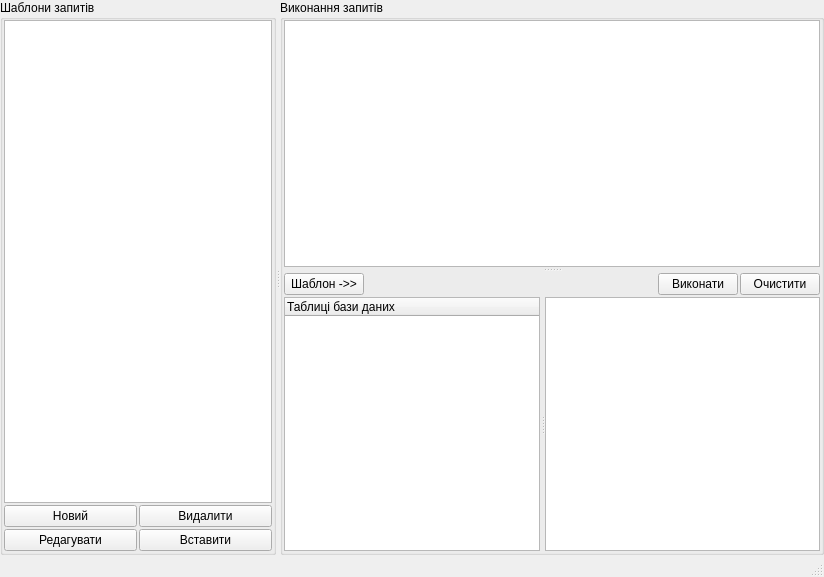
<?xml version="1.0" encoding="UTF-8"?>
<ui version="4.0">
 <class>MainWindow</class>
 <widget class="QMainWindow" name="MainWindow">
  <property name="geometry">
   <rect>
    <x>0</x>
    <y>0</y>
    <width>824</width>
    <height>577</height>
   </rect>
  </property>
  <property name="windowTitle">
   <string>SQL запити</string>
  </property>
  <property name="windowIcon">
   <iconset resource="../../tkeAbonent/tke/tke_rc">
    <normaloff>:/pictures/pictures/cube.png</normaloff>:/pictures/pictures/cube.png</iconset>
  </property>
  <widget class="QWidget" name="centralwidget">
   <layout class="QVBoxLayout" name="verticalLayout_4">
    <property name="spacing">
     <number>0</number>
    </property>
    <property name="margin">
     <number>0</number>
    </property>
    <item>
     <widget class="QSplitter" name="splitter_4">
      <property name="orientation">
       <enum>Qt::Horizontal</enum>
      </property>
      <widget class="QGroupBox" name="groupBox_shablony">
       <property name="title">
        <string>Шаблони запитів</string>
       </property>
       <layout class="QVBoxLayout" name="verticalLayout_2">
        <property name="spacing">
         <number>1</number>
        </property>
        <property name="leftMargin">
         <number>1</number>
        </property>
        <property name="topMargin">
         <number>0</number>
        </property>
        <property name="rightMargin">
         <number>1</number>
        </property>
        <property name="bottomMargin">
         <number>1</number>
        </property>
        <item>
         <layout class="QVBoxLayout" name="verticalLayout">
          <property name="spacing">
           <number>2</number>
          </property>
          <item>
           <widget class="QTableView" name="SqlTemplateTableView">
            <property name="contextMenuPolicy">
             <enum>Qt::CustomContextMenu</enum>
            </property>
            <property name="toolTip">
             <string>Дана таблиця містить список шаблонів введені користувачем</string>
            </property>
            <property name="statusTip">
             <string>Дана таблиця містить список шаблонів введені користувачем</string>
            </property>
            <property name="selectionBehavior">
             <enum>QAbstractItemView::SelectRows</enum>
            </property>
           </widget>
          </item>
          <item>
           <layout class="QGridLayout" name="_2">
            <property name="margin">
             <number>0</number>
            </property>
            <property name="spacing">
             <number>2</number>
            </property>
            <item row="0" column="1">
             <widget class="QPushButton" name="removePushButton">
              <property name="text">
               <string>Видалити</string>
              </property>
              <property name="icon">
               <iconset resource="../../tkeAbonent/tke/tke_rc">
                <normaloff>:/pictures/pictures/button_cancel.png</normaloff>:/pictures/pictures/button_cancel.png</iconset>
              </property>
              <property name="iconSize">
               <size>
                <width>12</width>
                <height>12</height>
               </size>
              </property>
             </widget>
            </item>
            <item row="1" column="1">
             <widget class="QPushButton" name="insertPushButton">
              <property name="text">
               <string>Вставити</string>
              </property>
              <property name="icon">
               <iconset resource="../../tkeAbonent/tke/tke_rc">
                <normaloff>:/pictures/pictures/ark.png</normaloff>:/pictures/pictures/ark.png</iconset>
              </property>
              <property name="iconSize">
               <size>
                <width>12</width>
                <height>12</height>
               </size>
              </property>
             </widget>
            </item>
            <item row="0" column="0">
             <widget class="QPushButton" name="NewPushButton">
              <property name="text">
               <string>Новий</string>
              </property>
              <property name="icon">
               <iconset resource="../../tkeAbonent/tke/tke_rc">
                <normaloff>:/pictures/pictures/media-record.png</normaloff>:/pictures/pictures/media-record.png</iconset>
              </property>
              <property name="iconSize">
               <size>
                <width>12</width>
                <height>12</height>
               </size>
              </property>
             </widget>
            </item>
            <item row="1" column="0">
             <widget class="QPushButton" name="editPushButton">
              <property name="text">
               <string>Редагувати</string>
              </property>
              <property name="icon">
               <iconset resource="../../tkeAbonent/tke/tke_rc">
                <normaloff>:/pictures/pictures/editors_section.png</normaloff>:/pictures/pictures/editors_section.png</iconset>
              </property>
              <property name="iconSize">
               <size>
                <width>12</width>
                <height>12</height>
               </size>
              </property>
             </widget>
            </item>
           </layout>
          </item>
         </layout>
        </item>
       </layout>
      </widget>
      <widget class="QGroupBox" name="groupBox_querys">
       <property name="title">
        <string>Виконання запитів</string>
       </property>
       <layout class="QVBoxLayout" name="verticalLayout_3">
        <property name="spacing">
         <number>1</number>
        </property>
        <property name="leftMargin">
         <number>1</number>
        </property>
        <property name="topMargin">
         <number>0</number>
        </property>
        <property name="rightMargin">
         <number>1</number>
        </property>
        <property name="bottomMargin">
         <number>1</number>
        </property>
        <item>
         <widget class="QSplitter" name="splitter_3">
          <property name="orientation">
           <enum>Qt::Horizontal</enum>
          </property>
          <property name="handleWidth">
           <number>6</number>
          </property>
          <widget class="QSplitter" name="splitter_2">
           <property name="frameShape">
            <enum>QFrame::NoFrame</enum>
           </property>
           <property name="frameShadow">
            <enum>QFrame::Raised</enum>
           </property>
           <property name="lineWidth">
            <number>1</number>
           </property>
           <property name="midLineWidth">
            <number>0</number>
           </property>
           <property name="orientation">
            <enum>Qt::Vertical</enum>
           </property>
           <property name="handleWidth">
            <number>6</number>
           </property>
           <property name="childrenCollapsible">
            <bool>false</bool>
           </property>
           <widget class="QTextEdit" name="textEdit">
            <property name="sizePolicy">
             <sizepolicy hsizetype="Expanding" vsizetype="Minimum">
              <horstretch>0</horstretch>
              <verstretch>0</verstretch>
             </sizepolicy>
            </property>
            <property name="sizeIncrement">
             <size>
              <width>0</width>
              <height>0</height>
             </size>
            </property>
            <property name="baseSize">
             <size>
              <width>0</width>
              <height>0</height>
             </size>
            </property>
            <property name="toolTip">
             <string>Поле для введення SQL-запитів</string>
            </property>
            <property name="statusTip">
             <string>Поле для введення SQL-запитів</string>
            </property>
           </widget>
           <widget class="QWidget" name="layoutWidget">
            <layout class="QVBoxLayout">
             <property name="spacing">
              <number>2</number>
             </property>
             <property name="margin">
              <number>0</number>
             </property>
             <item>
              <layout class="QHBoxLayout">
               <property name="spacing">
                <number>2</number>
               </property>
               <property name="margin">
                <number>0</number>
               </property>
               <item>
                <widget class="QPushButton" name="templatePushButton">
                 <property name="text">
                  <string>Шаблон -&gt;&gt;</string>
                 </property>
                 <property name="icon">
                  <iconset resource="../../tkeAbonent/tke/tke_rc">
                   <normaloff>:/pictures/pictures/emblem-documents.png</normaloff>:/pictures/pictures/emblem-documents.png</iconset>
                 </property>
                 <property name="iconSize">
                  <size>
                   <width>12</width>
                   <height>12</height>
                  </size>
                 </property>
                </widget>
               </item>
               <item>
                <spacer>
                 <property name="orientation">
                  <enum>Qt::Horizontal</enum>
                 </property>
                 <property name="sizeHint" stdset="0">
                  <size>
                   <width>40</width>
                   <height>20</height>
                  </size>
                 </property>
                </spacer>
               </item>
               <item>
                <widget class="QPushButton" name="runPushButton">
                 <property name="text">
                  <string>Виконати</string>
                 </property>
                 <property name="icon">
                  <iconset resource="../../tkeAbonent/tke/tke_rc">
                   <normaloff>:/pictures/pictures/debugger.png</normaloff>:/pictures/pictures/debugger.png</iconset>
                 </property>
                 <property name="iconSize">
                  <size>
                   <width>12</width>
                   <height>12</height>
                  </size>
                 </property>
                </widget>
               </item>
               <item>
                <widget class="QPushButton" name="clearPushButton">
                 <property name="text">
                  <string>Очистити</string>
                 </property>
                 <property name="icon">
                  <iconset resource="../../tkeAbonent/tke/tke_rc">
                   <normaloff>:/pictures/pictures/button_cancel.png</normaloff>:/pictures/pictures/button_cancel.png</iconset>
                 </property>
                 <property name="iconSize">
                  <size>
                   <width>12</width>
                   <height>12</height>
                  </size>
                 </property>
                </widget>
               </item>
              </layout>
             </item>
             <item>
              <widget class="QSplitter" name="splitter">
               <property name="orientation">
                <enum>Qt::Horizontal</enum>
               </property>
               <property name="handleWidth">
                <number>5</number>
               </property>
               <widget class="QTreeWidget" name="treeWidget">
                <property name="sizePolicy">
                 <sizepolicy hsizetype="Expanding" vsizetype="Minimum">
                  <horstretch>0</horstretch>
                  <verstretch>0</verstretch>
                 </sizepolicy>
                </property>
                <property name="sizeIncrement">
                 <size>
                  <width>0</width>
                  <height>0</height>
                 </size>
                </property>
                <property name="toolTip">
                 <string>Відображення всіх таблиць з поточної бази даних, а також типів їхніх стовпців</string>
                </property>
                <property name="statusTip">
                 <string>Відображення всіх таблиць з поточної бази даних, а також типів їхніх стовпців</string>
                </property>
                <column>
                 <property name="text">
                  <string>Таблиці бази даних</string>
                 </property>
                </column>
               </widget>
               <widget class="QTableView" name="tableView">
                <property name="sizePolicy">
                 <sizepolicy hsizetype="Expanding" vsizetype="Expanding">
                  <horstretch>10</horstretch>
                  <verstretch>10</verstretch>
                 </sizepolicy>
                </property>
                <property name="toolTip">
                 <string>Виведення результату SQL-запиту, або вмісту вибраної таблиці</string>
                </property>
                <property name="statusTip">
                 <string>Виведення результату SQL-запиту, або вмісту вибраної таблиці</string>
                </property>
                <property name="selectionMode">
                 <enum>QAbstractItemView::ContiguousSelection</enum>
                </property>
               </widget>
              </widget>
             </item>
            </layout>
           </widget>
          </widget>
         </widget>
        </item>
       </layout>
      </widget>
     </widget>
    </item>
   </layout>
  </widget>
  <widget class="QStatusBar" name="statusBar"/>
  <action name="actionCopy">
   <property name="icon">
    <iconset resource="../../tkeAbonent/tke/tke_rc">
     <normaloff>:/pictures/pictures/kolab-mdk.png</normaloff>:/pictures/pictures/kolab-mdk.png</iconset>
   </property>
   <property name="text">
    <string>Копіювати</string>
   </property>
  </action>
  <action name="actionSelectAll">
   <property name="text">
    <string>Позначити усі</string>
   </property>
  </action>
 </widget>
 <tabstops>
  <tabstop>textEdit</tabstop>
  <tabstop>runPushButton</tabstop>
  <tabstop>clearPushButton</tabstop>
  <tabstop>treeWidget</tabstop>
  <tabstop>tableView</tabstop>
  <tabstop>templatePushButton</tabstop>
 </tabstops>
 <resources>
  <include location="../../tkeAbonent/tke/tke_rc"/>
  <include location="../../tkeAbonent/tke/tke_rc"/>
 </resources>
 <connections/>
</ui>
